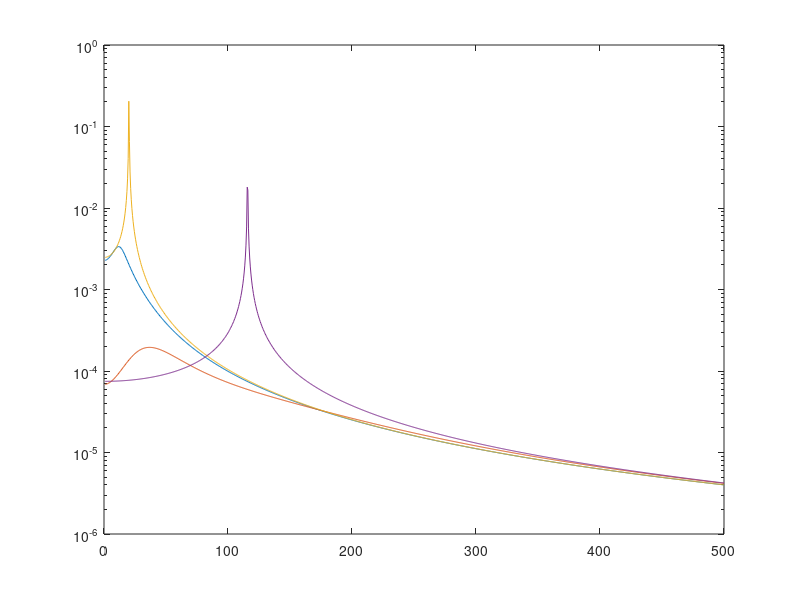

Recreate this plot in MATLAB.
clc
close all
clear 
% Script developed for use two piezo

csi_i = 0; % natural damping of the system
% with different damping change the peak, but the intersection point with
% the short circuit response does not change
csi1 = 1;  
csi2 = 1;
k = [0.24, 0.18];
k1= k(1);
k2= k(2);

w   = [1:0.5:500]';
w_i = [20.122, 115.74]; 
% w_i: freq naturali

w_1 = w_i(1);
w_2 = w_i(2);
% w_1: freq ottime piezo 1
% w_2: freq ottime piezo 2

% response function with two piezo with resonant
H_rl_rl = (-w.^6 + ...
    2.* 1i .* w.^5 .* (csi1 .* w_1 + csi2 .* w_2 + csi_i .* w_i)...
    + w.^4 .* (w_2.^2 + w_1.^2 + 4 .* csi1 .* csi2 .* w_1 .* w_2 + 4 .* csi_i .* w_i .* (csi1 .* w_1 + csi2 .* w_2) + w_i.^2) ...
    - 2 .* 1i .* w.^3 .* (csi1 .* w_1 .* w_2.^2 + csi2 .* w_2 .* w_1.^2 + csi_i .* w_i .* (w_2.^2 + w_1.^2 + 4 .* csi1 .* csi2 .* w_1 .* w_2 + w_i.^2 .* (csi1.* w_1 + csi2 .* w_2)))...
    - w.^2 .* (w_1.^2 .* w_2.^2 + 4 .* csi_i .* w_i .* (csi1 .* w_1 .* w_2.^2 + csi2 .* w_2 .* w_1.^2) + w_i .* (w_1.^2 + w_2.^2 + 4 .* csi1.*csi2 .* w_1 .* w_2 + k1^2 .* w_1.^2 + k2^2 .* w_2.^2))...
    + 2 .* 1i .* w_i .* w .* (csi_i .* w_i .* w_1.^2 .* w_2.^2 + csi1 .* w_1 .* w_2.^2 + csi2 .* w_2 .* w_1.^2 - csi2 .* k1.^2 .* w_1.^2 .* w_2 - csi1 .* k2.^2 .* w_1 .* w_2.^2) ...
    + w_i.^2 .* (w_1.^2 .* w_2.^2 + k1.^2 .* w_1.^2 .* w_2.^2 + k2.^2 .* w_1.^2 .* w_2.^2))...
    ./((-w.^2 + 2 .* 1i .* csi1 .* w_1 .* w + w_1.^2) .* (-w.^2 + 2 .* 1i .* csi2 .* w_2 .* w + w_2.^2));

H_rl_rl_inv = ((-w.^2 + 2 .* 1i .* csi1 .* w_1 .* w + w_1.^2) .* (-w.^2 + 2 .* 1i .* csi2 .* w_2 .* w + w_2.^2)) ...
    ./ (-w.^6 + ...
    2.* 1i .* w.^5 .* (csi1 .* w_1 + csi2 .* w_2 + csi_i .* w_i)...
    + w.^4 .* (w_2.^2 + w_1.^2 + 4 .* csi1 .* csi2 .* w_1 .* w_2 + 4 .* csi_i .* w_i .* (csi1 .* w_1 + csi2 .* w_2) + w_i.^2) ...
    - 2 .* 1i .* w.^3 .* (csi1 .* w_1 .* w_2.^2 + csi2 .* w_2 .* w_1.^2 + csi_i .* w_i .* (w_2.^2 + w_1.^2 + 4 .* csi1 .* csi2 .* w_1 .* w_2 + w_i.^2 .* (csi1.* w_1 + csi2 .* w_2)))...
    - w.^2 .* (w_1.^2 .* w_2.^2 + 4 .* csi_i .* w_i .* (csi1 .* w_1 .* w_2.^2 + csi2 .* w_2 .* w_1.^2) + w_i .* (w_1.^2 + w_2.^2 + 4 .* csi1.*csi2 .* w_1 .* w_2 + k1^2 .* w_1.^2 + k2^2 .* w_2.^2))...
    + 2 .* 1i .* w_i .* w .* (csi_i .* w_i .* w_1.^2 .* w_2.^2 + csi1 .* w_1 .* w_2.^2 + csi2 .* w_2 .* w_1.^2 - csi2 .* k1.^2 .* w_1.^2 .* w_2 - csi1 .* k2.^2 .* w_1 .* w_2.^2) ...
    + w_i.^2 .* (w_1.^2 .* w_2.^2 + k1.^2 .* w_1.^2 .* w_2.^2 + k2.^2 .* w_1.^2 .* w_2.^2));
      
H_sc_sc = 1./(w_i.^2 - w.^2 + 1i.*2.*w_i.*w.*csi_i);

% plotting the frf
figure(1)
semilogy(w, abs(H_rl_rl_inv), w, abs(H_sc_sc));